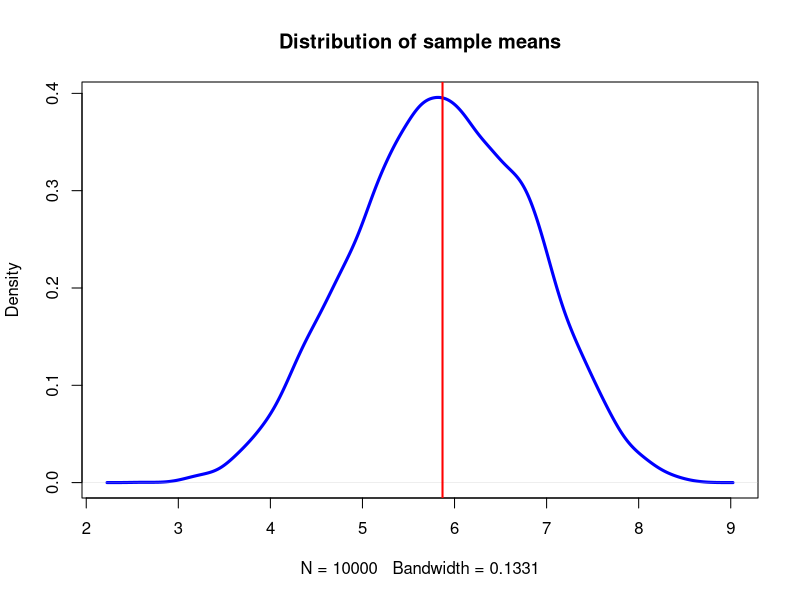
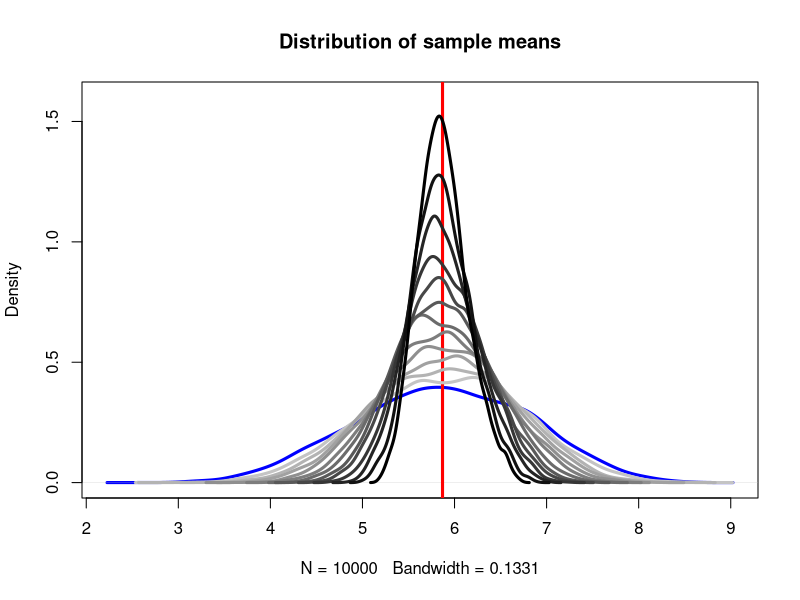

R code for these plots, in order:
## ---- chunk 1
# libraries
library(png)
library(grid)
library(ggplot2)
# wd
setwd("~/Dropbox/231B_Spring2015/231b_section_materials_2015/section_1")
## ---- chunk 2
population <- c(4,5,7,12,7,8,9,-3,5,8,9,3,2,3,4,6,10,4,6,7,8,9,2)

N <- length(population) # number of observations in the population
N

pop_mean <- mean(population) # population mean
pop_mean 

pop_sd <- sd(population) # population standard deviation
pop_sd
## ---- chunk 3
s1 <- sample(population, size=8, replace = FALSE)

s2 <- sample(population, size=8, replace = FALSE)

s3 <- sample(population, size=8, replace = FALSE)

s4 <- sample(population, size=8, replace = FALSE)

samples <- rbind(s1, s2, s3, s4)

samples
## ---- chunk 4
apply(samples, MARGIN=1, FUN=mean) 
## ---- chunk 5

sample_mean <- NA

for (i in 1:10000){
  
  sample <- sample(population, size=8, replace = FALSE)
  sample_mean[i] <- mean(sample)
  
}
## ---- chunk 6
par(mfrow=c(1,1))
plot(density(sample_mean), col="blue", lwd=3,
     main="Distribution of sample means")
abline(v=pop_mean, col="red", lwd=2)

## ---- chunk 7

plot(density(sample_mean), col="blue", ylim=c(0,1.6),
     main="Distribution of sample means", lwd=3)
abline(v=pop_mean, col="red", lwd=3)

rep <- 10000

for (m in 9:20){
  sample_mean <- NA
  
  for (i in 1:rep){
    sample <- sample(population, size=m, replace = FALSE)
    sample_mean[i] <- mean(sample)
  }
  
  lines(density(sample_mean), lwd=3,
        col=paste0("grey",140-(7*m)))
}

## ---- chunk 8
diff_means <- function(y, x){ 
  
  # Calculating difference in means
  mean1 <- mean(y[x==1], na.rm=T)
  mean0 <- mean(y[x==0], na.rm=T)
  diff <- mean1 - mean0
  
  # Calculating number of observations
  N <- length(na.omit(y))
  
  # Preparing output
  res <- c(mean1, mean0, diff, N)
  names(res) <- c("Mean 1", "Mean 0", "Difference", "N")
  
  return(c(res))
}
## ---- chunk 9
print(diff_means)
## ---- chunk 10
gg_data <- as.data.frame(cbind(c(10,15,20,20,10,15,15), 
                               c(15,15,30,15,20,15,30)))
names(gg_data) <- c("Y_i0", "Y_i1")
save(gg_data, file="gg_data.Rda")
## ---- chunk 11
gg_data$treat <- sample(c(0,1), 7, replace=T)
gg_data$treat
## ---- chunk 12
gg_data$observed <- ifelse(gg_data$treat==1, gg_data$Y_i1, gg_data$Y_i0)
## ---- chunk 13
with(gg_data, diff_means(observed, treat))

mean(gg_data$Y_i1[gg_data$treat==1])
mean(gg_data$Y_i0[gg_data$treat==0])

## ---- chunk 14

diff <- mean(gg_data$Y_i1[gg_data$treat==1]) - mean(gg_data$Y_i0[gg_data$treat==0])
  
stopifnot(diff==with(gg_data, diff_means(observed, treat))[3])

